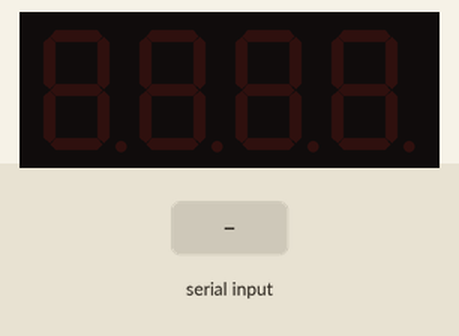
This sketch was run on a simulated Arduino Uno, built with avr-gcc and run on an emulated ATmega328P. On the bench: 4-digit seven-segment display. The inputs (shaded band) are chosen by the test bench. What the sketch prints to the serial monitor is not drawn.

Above: at 1.2 s.
1.3 s: "1,90,45\n" received over Serial
At 2.7 s:
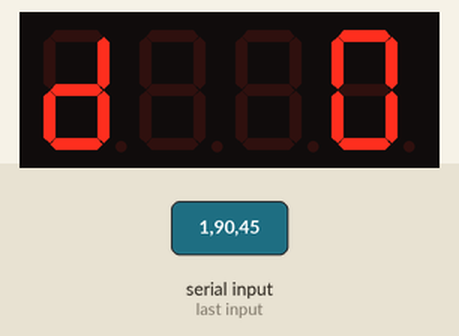
3.8 s: "90,45\n" received over Serial
At 4.3 s:
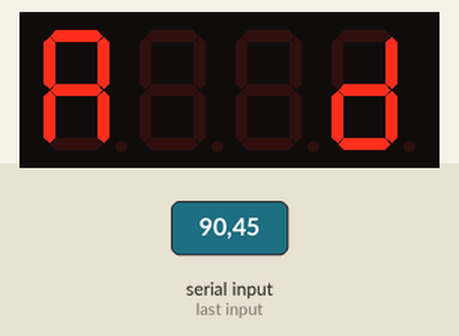
5.3 s: "30,150\n" received over Serial
At 6.5 s:
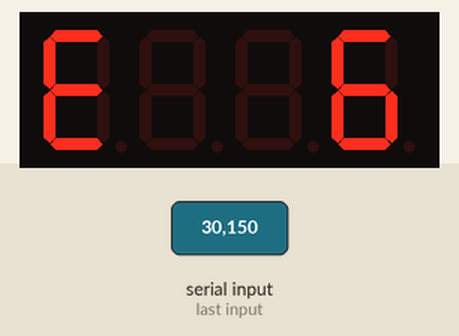
6.8 s: "5\n" received over Serial
At 8.4 s:
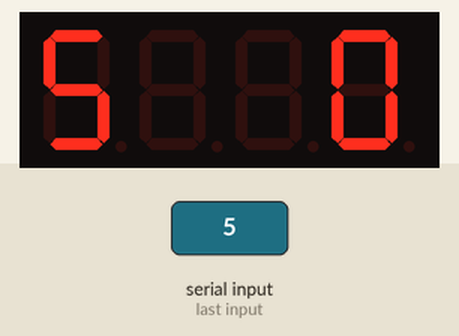
9.3 s: "1,90\n" received over Serial
At 9.7 s:
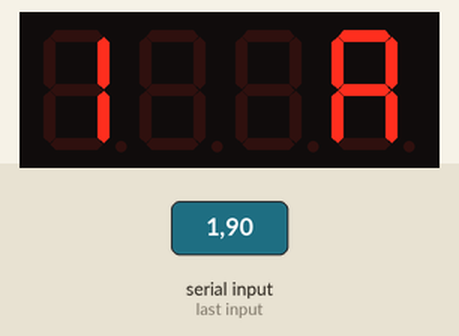
Timing chart, 0 to 11.8 s (numbered marks = the images above; inputs shaded):
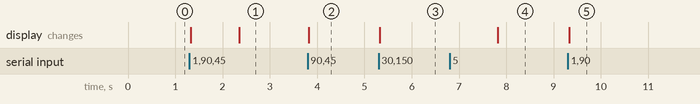

Measured:
- after the input at 1.3 s, the display: first changes at once (image 1 shows a later state)
- after the input at 3.8 s, the display: changes at once (image 2)
- after the input at 5.3 s, the display: changes at once (image 3)
- after the input at 6.8 s, the display: changes after 1.0 s (image 4)
- after the input at 9.3 s, the display: changes at once (image 5)

The sketch:

handDetection-arduino.ino
```cpp
#include <TM1637Display.h>

TM1637Display display(2, 3);
uint8_t data[] = { 0x00, 0x00, 0x00, 0x00 };
// int c = 0;

String input = "";
short index_comma = 0;
long lm;

void setup() {
  Serial.begin(9600);
  Serial.println("setup done...");

  display.setBrightness(5);

}

void loop() {
  if(Serial.available()){
    // lm = millis();
    // input = Serial.readString();
    // index_comma = input.indexOf(',');
    // data[3] = display.encodeDigit(input.substring(0, index_comma).toInt());
    // data[0] = display.encodeDigit(input.substring(index_comma+1).toInt());
    data[0] = display.encodeDigit(Serial.parseInt());
    data[3] = display.encodeDigit(Serial.parseInt());
    // Serial.println(index_comma);
    // Serial.println(input.substring(0, index_comma));
    // Serial.println(input.substring(index_comma+1));
    display.setSegments(data);
    // delay(10);
    // Serial.println(millis()-lm);
    Serial.read();
  }
  // c++;
  // data[0] = display.encodeDigit(c);
  // dispaly.setSegments(data);
  // delay(1000);


}
```
